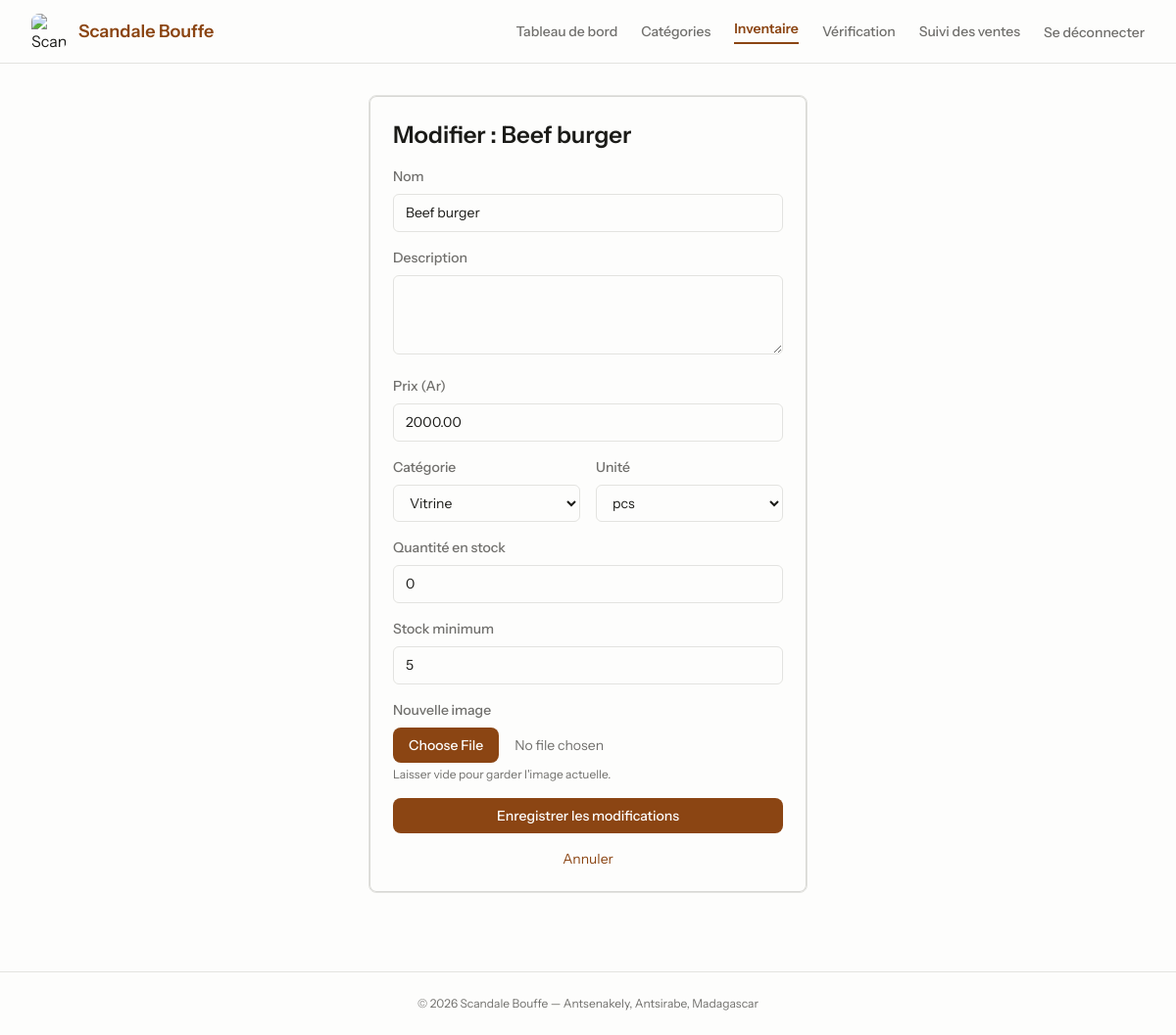
The page /inventory/edit?id=161 (signed in) on the database as committed earlier.
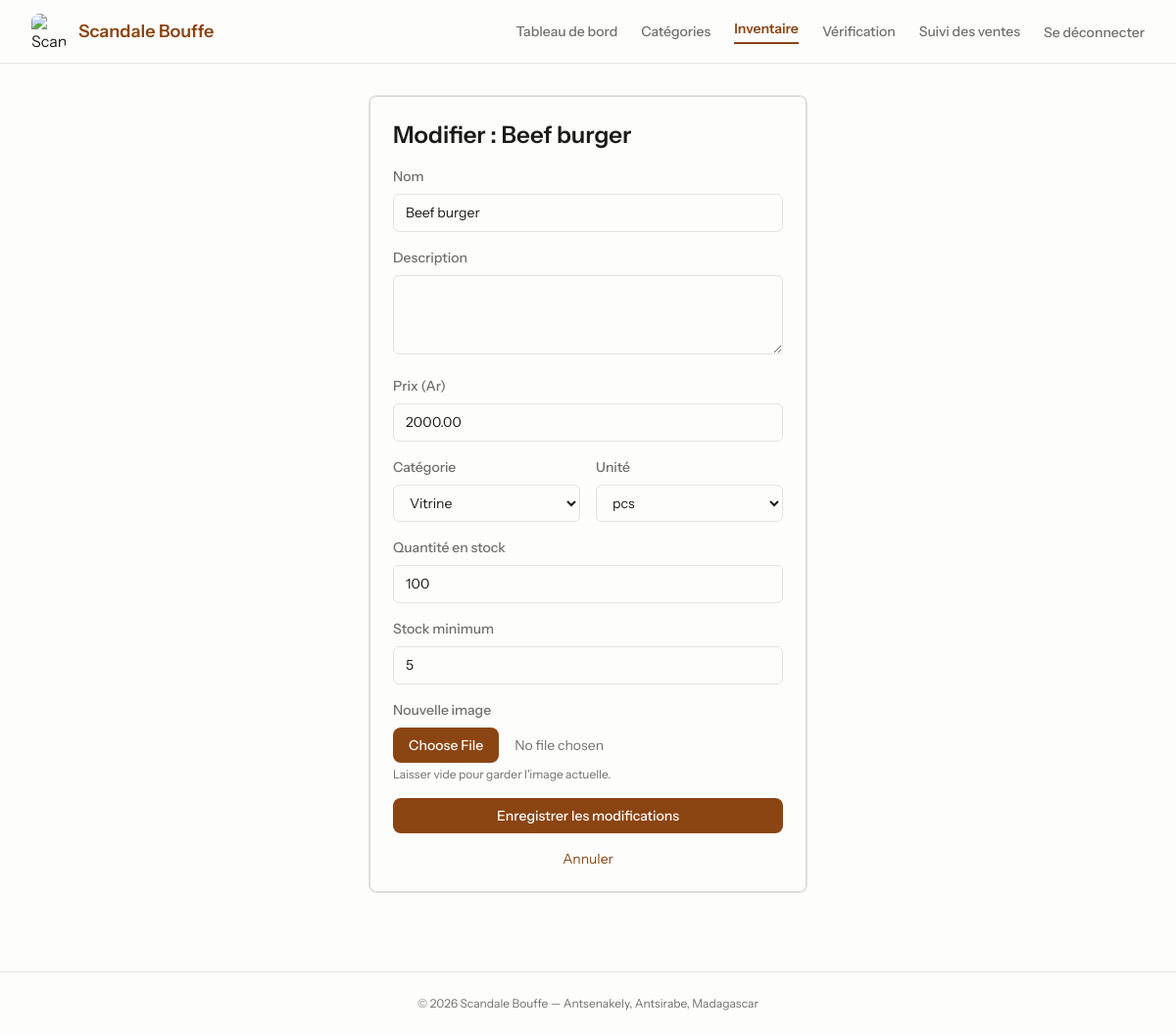
The same page on the database as committed later.
### tables this page shows
CREATE TABLE `products` (
  `id` bigint(20) UNSIGNED NOT NULL,
  `name` varchar(255) NOT NULL,
  `category_id` bigint(20) UNSIGNED DEFAULT NULL,
  `description` text DEFAULT NULL,
  `price` decimal(10,2) NOT NULL,
  `quantity` int(11) NOT NULL DEFAULT 0,
  `min_stock` int(11) NOT NULL DEFAULT 5,
  `unit` varchar(255) NOT NULL DEFAULT 'pcs',
  `image` varchar(255) DEFAULT NULL,
  `active` tinyint(1) NOT NULL DEFAULT 1,
  `created_at` timestamp NULL DEFAULT NULL,
  `updated_at` timestamp NULL DEFAULT NULL
);

CREATE TABLE `categories` (
  `id` bigint(20) UNSIGNED NOT NULL,
  `name` varchar(255) NOT NULL,
  `description` varchar(255) DEFAULT NULL,
  `created_at` timestamp NULL DEFAULT NULL,
  `updated_at` timestamp NULL DEFAULT NULL
);

### config/db.php (called while the page is built, shortened)
<?php
$dbHost = 'localhost';
$dbName = 'scandale_bouffe';
$dbUser = 'root';
$dbPass = '';
function url(string $path = ''): string {
    $base = BASE_URL === '' ? '' : BASE_URL . '/';
    return $base . ltrim($path, '/');
}
try {
    $pdo = new PDO(
        "mysql:host={$dbHost};dbname={$dbName};charset=utf8mb4",
        $dbUser,
        $dbPass,
        [
            PDO::ATTR_ERRMODE => PDO::ERRMODE_EXCEPTION,
            PDO::ATTR_DEFAULT_FETCH_MODE => PDO::FETCH_ASSOC,
        ]
    );
} catch (PDOException $e) {
    error_log("Erreur de connexion PDO : " . $e->getMessage());
    die("Impossible de se connecter à la base de données. Veuillez réessayer plus tard.");
}
function fetchAssoc(string $sql, array $params = []): array {
    global $pdo;
    $stmt = $pdo->prepare($sql);
    $stmt->execute($params);
    return $stmt->fetch() ?: [];
}
function fetchAllAssoc(string $sql, array $params = []): array {
    global $pdo;
    $stmt = $pdo->prepare($sql);
    $stmt->execute($params);
    return $stmt->fetchAll() ?: [];
}

### pages/inventory/edit.php (the view, shortened to what the changed rows need)
<?php
$id = isset($_GET['id']) ? (int)$_GET['id'] : 0;
$product = fetchAssoc("SELECT p.*, c.name as category_name FROM products p LEFT JOIN categories c ON p.category_id = c.id WHERE p.id = ?", [$id]);
require __DIR__ . '/../layout.php';
?>
<div class="max-w-md mx-auto">
    <div class="border border-[#e3e3e0] bg-[#FDFDFC] dark:border-[#3E3E3A] dark:bg-[#0a0a0a] rounded-lg p-6 shadow-card">
        <h2 class="mb-4 text-2xl font-semibold text-[#1b1b18] dark:text-[#FDFDFC]">
            Modifier : <?php echo htmlspecialchars($product['name']); ?>
        </h2>
        <form action="<?php echo url('inventory/update'); ?>" method="POST" enctype="multipart/form-data" class="space-y-4">
            <div>
                <label class="block text-sm font-medium text-[#706f6c] dark:text-[#A1A09A] mb-2">Nom</label>
                <input type="text" name="name" required value="<?php echo htmlspecialchars($product['name']); ?>" class="w-full input-field">
            </div>
            <div>
                <label class="block text-sm font-medium text-[#706f6c] dark:text-[#A1A09A] mb-2">Description</label>
                <textarea name="description" rows="3" class="w-full input-field"><?php echo htmlspecialchars($product['description'] ?? ''); ?></textarea>
            </div>
            <div>
                <label class="block text-sm font-medium text-[#706f6c] dark:text-[#A1A09A] mb-2">Prix (Ar)</label>
                <input type="number" name="price" min="0" step="100" required value="<?php echo htmlspecialchars($product['price']); ?>" class="w-full input-field">
            </div>
            <div class="sm:grid grid-cols-2 gap-4">
                <div>
                    <label class="block text-sm font-medium text-[#706f6c] dark:text-[#A1A09A] mb-2">Catégorie</label>
                    <select name="category_id" required class="w-full input-field">
                        <?php
                        $allCategories = fetchAllAssoc("SELECT id, name FROM categories ORDER BY name");
                        foreach ($allCategories as $cat):
                        ?>
                        <option value="<?php echo $cat['id']; ?>" <?php echo $product['category_id'] == $cat['id'] ? 'selected' : ''; ?>><?php echo htmlspecialchars($cat['name']); ?></option>
                        <?php endforeach; ?>
                    </select>
                </div>
                <div>
                    <label class="block text-sm font-medium text-[#706f6c] dark:text-[#A1A09A] mb-2">Unité</label>
                    <select name="unit" class="w-full input-field">
                        <option value="pcs" <?php echo $product['unit'] == 'pcs' ? 'selected' : ''; ?>>pcs</option>
                    </select>
                </div>
            </div>
            <div>
                <label class="block text-sm font-medium text-[#706f6c] dark:text-[#A1A09A] mb-2">Quantité en stock</label>
                <input type="number" name="quantity" min="0" step="0.01" value="<?php echo htmlspecialchars($product['quantity']); ?>" class="w-full input-field">
            </div>
            <div>
                <label class="block text-sm font-medium text-[#706f6c] dark:text-[#A1A09A] mb-2">Stock minimum</label>
                <input type="number" name="min_stock" min="0" value="<?php echo htmlspecialchars($product['min_stock']); ?>" class="w-full input-field">
            </div>
            <div>
                <label class="block text-sm font-medium text-[#706f6c] dark:text-[#A1A09A] mb-2">Nouvelle image</label>
                <input type="file" name="image" accept="image/*"
                    class="w-full text-sm text-[#706f6c] dark:text-[#A1A09A] file:mr-4 file:py-2 file:px-4 file:rounded-lg file:border-0 file:text-sm file:font-medium file:bg-[#8B4513] file:text-[#FDFDFC] hover:file:bg-[#A0522D] file:cursor-pointer">
                <p class="mt-1 text-xs text-[#706f6c] dark:text-[#A1A09A]">Laisser vide pour garder l'image actuelle.</p>
            </div>
            <button type="submit" class="w-full rounded-lg bg-[#8B4513] py-2 px-4 text-sm font-medium text-[#FDFDFC] hover:bg-[#A0522D] transition-colors">
                Enregistrer les modifications
            </button>
            <a href="<?php echo url('inventory'); ?>" class="mt-2 block text-sm text-[#8B4513] hover:underline text-center">
                Annuler
            </a>
        </form>
    </div>
</div>
<?php require __DIR__ . '/../layout_footer.php'; ?>

Rows that differ between the two databases and show on the page:
changed products "Beef burger": quantity "0" → "100"
